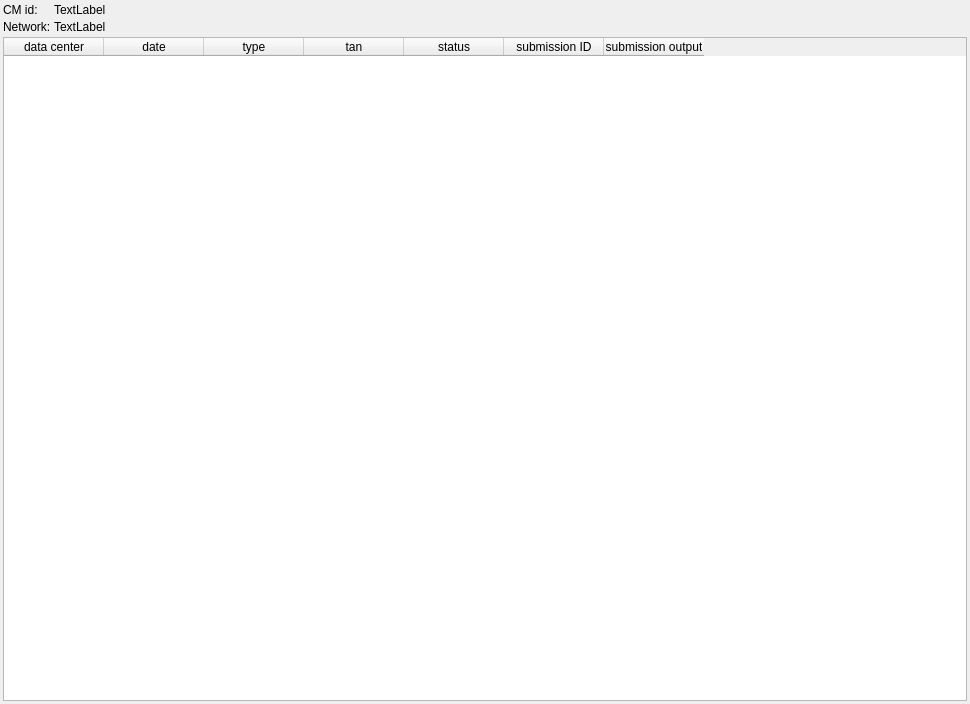
<?xml version="1.0" encoding="UTF-8"?>
<ui version="4.0">
 <class>ExportHistoryDialog</class>
 <widget class="QDialog" name="ExportHistoryDialog">
  <property name="geometry">
   <rect>
    <x>0</x>
    <y>0</y>
    <width>970</width>
    <height>704</height>
   </rect>
  </property>
  <property name="windowTitle">
   <string>Export history</string>
  </property>
  <layout class="QVBoxLayout" name="verticalLayout">
   <property name="spacing">
    <number>3</number>
   </property>
   <property name="leftMargin">
    <number>3</number>
   </property>
   <property name="topMargin">
    <number>3</number>
   </property>
   <property name="rightMargin">
    <number>3</number>
   </property>
   <property name="bottomMargin">
    <number>3</number>
   </property>
   <item>
    <layout class="QGridLayout" name="gridLayout">
     <property name="spacing">
      <number>3</number>
     </property>
     <item row="1" column="0">
      <widget class="QLabel" name="label_2">
       <property name="text">
        <string>Network:</string>
       </property>
      </widget>
     </item>
     <item row="0" column="1">
      <widget class="QLabel" name="cm_id">
       <property name="text">
        <string>TextLabel</string>
       </property>
      </widget>
     </item>
     <item row="1" column="1">
      <widget class="QLabel" name="network">
       <property name="text">
        <string>TextLabel</string>
       </property>
      </widget>
     </item>
     <item row="0" column="0">
      <widget class="QLabel" name="label">
       <property name="text">
        <string>CM id:</string>
       </property>
      </widget>
     </item>
     <item row="0" column="2">
      <spacer name="horizontalSpacer">
       <property name="orientation">
        <enum>Qt::Horizontal</enum>
       </property>
       <property name="sizeHint" stdset="0">
        <size>
         <width>40</width>
         <height>5</height>
        </size>
       </property>
      </spacer>
     </item>
    </layout>
   </item>
   <item>
    <widget class="QTableWidget" name="table">
     <column>
      <property name="text">
       <string>data center</string>
      </property>
     </column>
     <column>
      <property name="text">
       <string>date</string>
      </property>
     </column>
     <column>
      <property name="text">
       <string>type</string>
      </property>
     </column>
     <column>
      <property name="text">
       <string>tan</string>
      </property>
     </column>
     <column>
      <property name="text">
       <string>status</string>
      </property>
     </column>
     <column>
      <property name="text">
       <string>submission ID</string>
      </property>
     </column>
     <column>
      <property name="text">
       <string>submission output</string>
      </property>
     </column>
    </widget>
   </item>
  </layout>
 </widget>
 <resources/>
 <connections/>
</ui>
